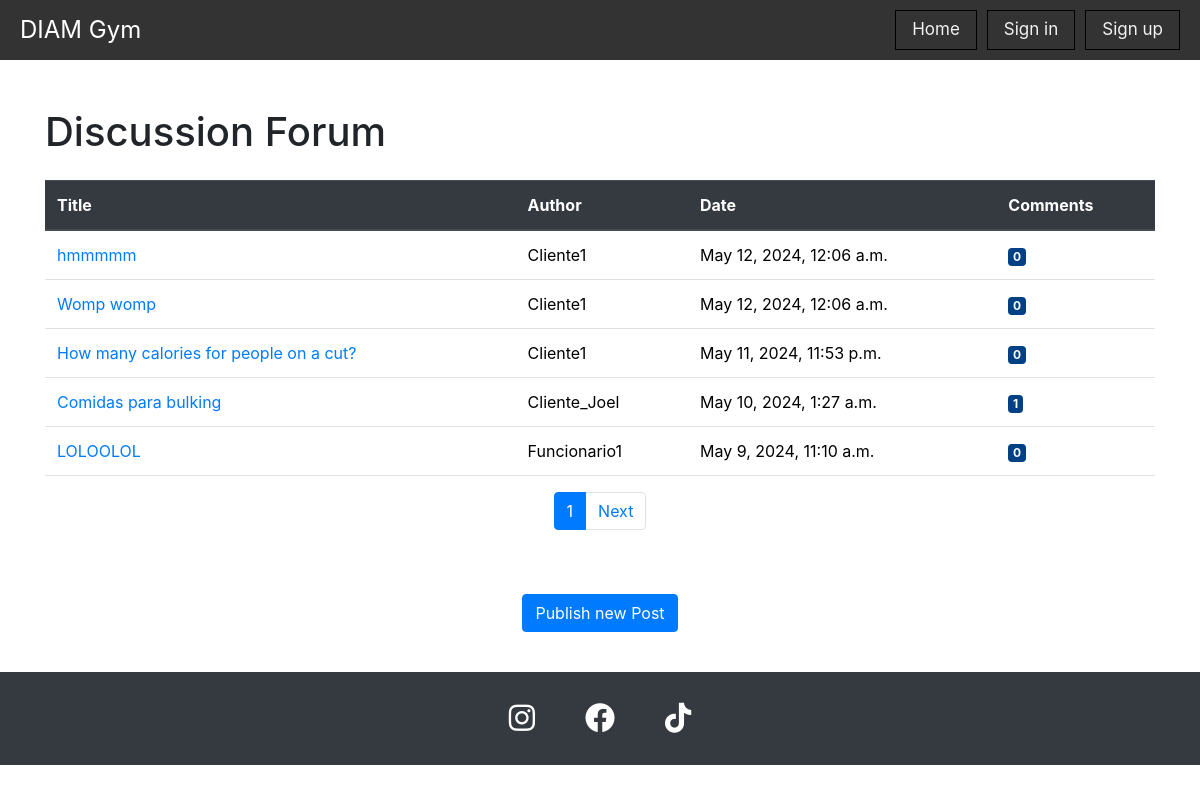
Before: /fitness/forum with the older database file.
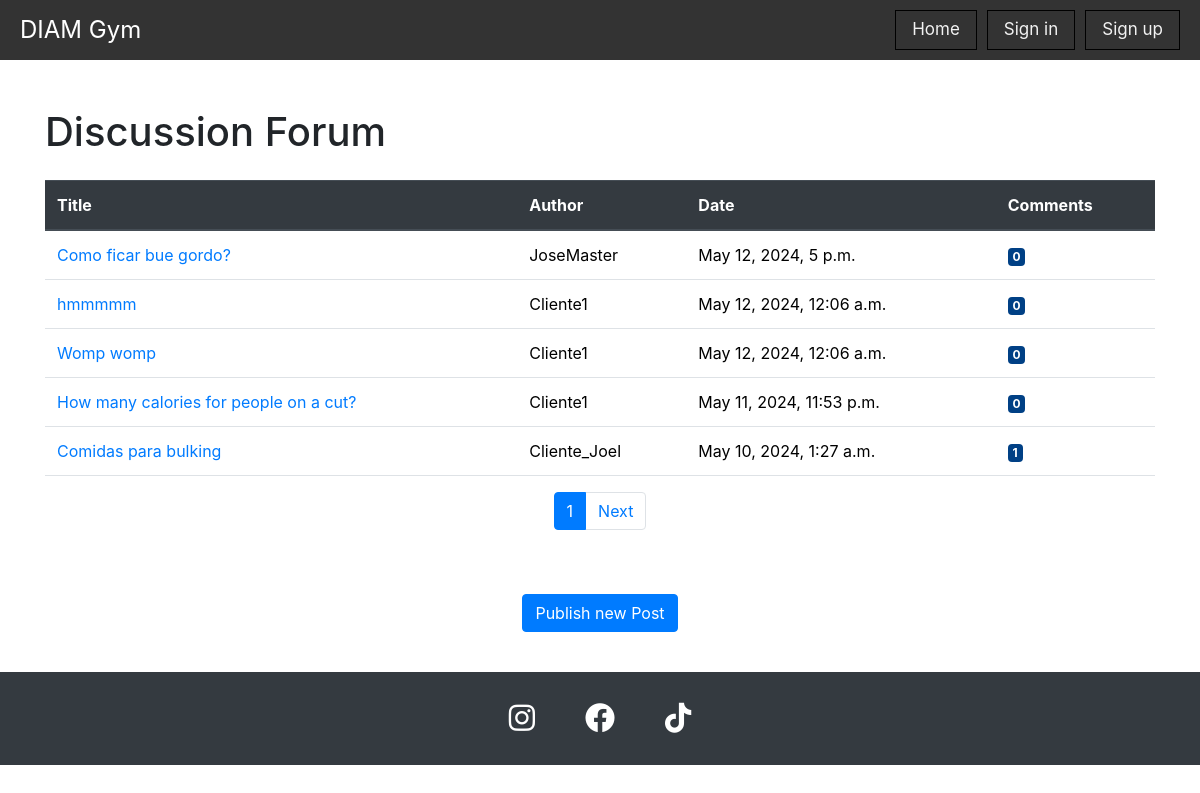
After: the same page with the newer database file.
### fitness/models.py (models this page shows, shortened)
class Post(models.Model):
    autor = models.ForeignKey(Utilizador, on_delete=models.CASCADE)
    titulo = models.CharField(max_length=200)
    descricao = models.TextField(blank=True, default="")
    pub_data = models.DateTimeField('data de publicacao')

class Utilizador(models.Model):
    user = models.OneToOneField(User, on_delete=models.CASCADE)
    profile_picture = models.ImageField(upload_to='profile_pictures/', blank=True, default='default_pfp.jpg')
    user_type = models.CharField(max_length=20, choices=[(types.value, types.name) for types in TypesOfUtilizador])
    def __str__(self):
        return self.user.username

### fitness/views.py (the view)
# urls.py: path('forum', views.forum, name='forum'),
def forum(request):
    utilizador = None
    if request.session.get('cliente_id') is not None:
        cliente_id = request.session.get('cliente_id')
        cliente = get_object_or_404(Cliente, pk=cliente_id)
        utilizador = get_object_or_404(Utilizador, user_id=cliente.utilizador.user.id)
    if request.session.get('funcionario_id') is not None:
        funcionario_id = request.session.get('funcionario_id')
        funcionario = get_object_or_404(Funcionario, pk=funcionario_id)
        utilizador = get_object_or_404(Utilizador, user_id=funcionario.utilizador.user.id)
    forum_post_list = Post.objects.order_by('-pub_data')
    paginator = Paginator(forum_post_list, 5)  # 5 posts por página
    page_number = request.GET.get('page')  # Número da página atual
    try:
        page_posts = paginator.page(page_number)
    except PageNotAnInteger:
        page_posts = paginator.page(1)
    except EmptyPage:
        page_posts = paginator.page(paginator.num_pages)
    context = {'page_posts': page_posts}
    if utilizador:
        context['utilizador'] = utilizador
    return render(request, 'fitness/forum.html', context)

### fitness/templates/fitness/forum.html (shortened to what this page needs)
{% extends "./index.html" %}
{% block content %}
    <div class="container">
        <h1 class="mt-5 mb-4">Discussion Forum</h1>
        {% if page_posts %}
            <div class="table-responsive">
                <table class="table table-hover">
                    <thead class="thead-dark">
                        <tr>
                            <th scope="col">Title</th>
                            <th scope="col">Author</th>
                            <th scope="col">Date</th>
                            <th scope="col">Comments</th>
                        </tr>
                    </thead>
                    <tbody>
                        {% for post in page_posts %}
                            <tr>
                                <td><a href="{% url 'fitness:post_detalhes' post.id %}">{{ post.titulo }}</a></td>
                                <td>{{ post.autor }}</td>
                                <td>{{ post.pub_data }}</td>
                                <td>
                                    <span class="badge badge-primary" style="background-color: #004085;">{{ post.comentario_set.count }}</span>
                                </td>
                            </tr>
                        {% endfor %}
                    </tbody>
                </table>
            </div>
            <nav aria-label="Pagination">
                <ul class="pagination justify-content-center">
                    <li class="page-item active">
                        <span class="page-link">{{ page_posts.number }}</span>
                    </li>
                    {% if page_posts.has_next %}
                        <li class="page-item">
                            <a class="page-link" href="?page={{ page_posts.next_page_number }}">Next</a>
                        </li>
                    {% endif %}
                </ul>
            </nav>
        {% else %}
            <p>Still no published posts.</p>
        {% endif %}
    </div>
    <br>
    <br>
    <div class="text-center">
        <button type="button" class="btn btn-primary" data-toggle="modal" data-target="#postModal">
            Publish new Post
        </button>
    </div>
{% endblock %}

Changed rows visible on the page:
no longer on this page (row unchanged): Post: titulo "LOLOOLOL", autor "Funcionario1", pub_data "May 9, 2024, 11:10 a.m.", comentario_set.count "0"
added Post: titulo "Como ficar bue gordo?", autor "JoseMaster", pub_data "May 12, 2024, 5 p.m.", comentario_set.count "0"
